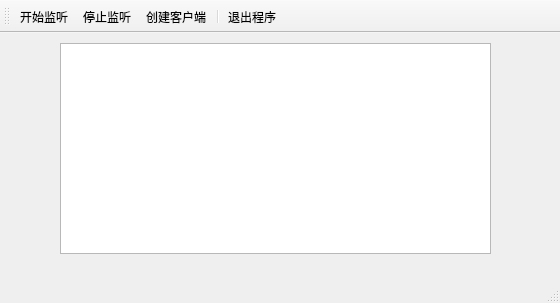
<?xml version="1.0" encoding="UTF-8"?>
<ui version="4.0">
 <class>SimpleTcpDemoClass</class>
 <widget class="QMainWindow" name="SimpleTcpDemoClass">
  <property name="geometry">
   <rect>
    <x>0</x>
    <y>0</y>
    <width>560</width>
    <height>303</height>
   </rect>
  </property>
  <property name="windowTitle">
   <string>SimpleTcpDemo</string>
  </property>
  <widget class="QWidget" name="centralWidget">
   <widget class="QListWidget" name="lstMsg">
    <property name="geometry">
     <rect>
      <x>60</x>
      <y>10</y>
      <width>431</width>
      <height>211</height>
     </rect>
    </property>
   </widget>
  </widget>
  <widget class="QToolBar" name="mainToolBar">
   <property name="toolButtonStyle">
    <enum>Qt::ToolButtonTextUnderIcon</enum>
   </property>
   <attribute name="toolBarArea">
    <enum>TopToolBarArea</enum>
   </attribute>
   <attribute name="toolBarBreak">
    <bool>false</bool>
   </attribute>
   <addaction name="actStart"/>
   <addaction name="actStop"/>
   <addaction name="actNewClient"/>
   <addaction name="separator"/>
   <addaction name="actQuit"/>
  </widget>
  <widget class="QStatusBar" name="statusBar"/>
  <action name="actStart">
   <property name="icon">
    <iconset resource="SimpleTcpDemo.qrc">
     <normaloff>:/SimpleTcpDemo/Resources/MYSL.ICO</normaloff>:/SimpleTcpDemo/Resources/MYSL.ICO</iconset>
   </property>
   <property name="text">
    <string>开始监听</string>
   </property>
  </action>
  <action name="actStop">
   <property name="icon">
    <iconset resource="SimpleTcpDemo.qrc">
     <normaloff>:/SimpleTcpDemo/Resources/APPTL.ICO</normaloff>:/SimpleTcpDemo/Resources/APPTL.ICO</iconset>
   </property>
   <property name="text">
    <string>停止监听</string>
   </property>
  </action>
  <action name="actNewClient">
   <property name="icon">
    <iconset resource="SimpleTcpDemo.qrc">
     <normaloff>:/SimpleTcpDemo/Resources/MSN.ICO</normaloff>:/SimpleTcpDemo/Resources/MSN.ICO</iconset>
   </property>
   <property name="text">
    <string>创建客户端</string>
   </property>
  </action>
  <action name="actQuit">
   <property name="icon">
    <iconset resource="SimpleTcpDemo.qrc">
     <normaloff>:/SimpleTcpDemo/Resources/OOFL.ICO</normaloff>:/SimpleTcpDemo/Resources/OOFL.ICO</iconset>
   </property>
   <property name="text">
    <string>退出程序</string>
   </property>
  </action>
 </widget>
 <layoutdefault spacing="6" margin="11"/>
 <resources>
  <include location="SimpleTcpDemo.qrc"/>
 </resources>
 <connections/>
</ui>
